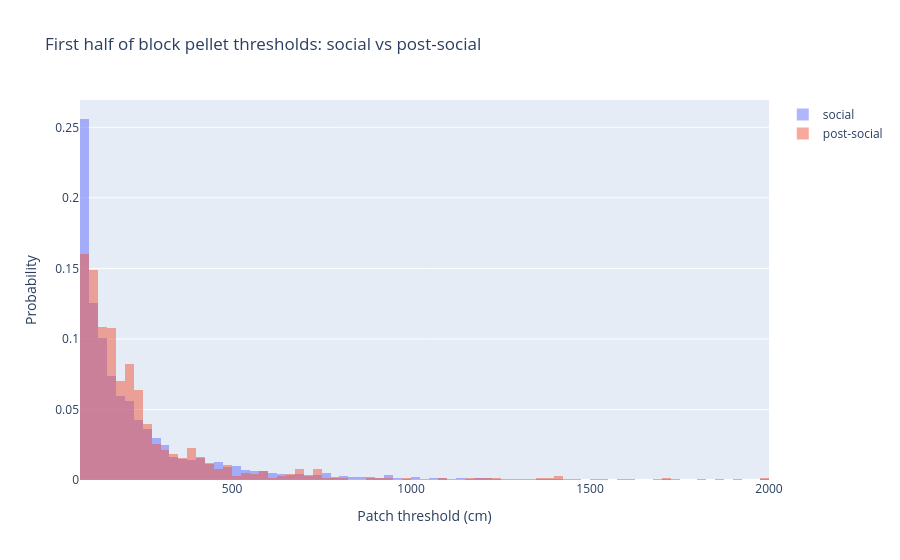

The notebook cell this image was saved under:
### Code cell
fig = go.Figure()

# Create bins from 0-2000 by 25
bins = np.arange(0, 2001, 25)

fig.add_trace(
    go.Histogram(
        x=first_half_social_pellet_thresh,
        name="social",
        opacity=0.5,  # This controls transparency
        xbins={"start": 0, "end": 2001, "size": 25},
        histnorm="probability",
    )
)

fig.add_trace(
    go.Histogram(
        x=first_half_postsocial_pellet_thresh,
        name="post-social",
        opacity=0.5,
        xbins={"start": 0, "end": 2001, "size": 25},
        histnorm="probability",
    )
)

# Set barmode to 'overlay' to overlay histograms
fig.update_layout(
    barmode="overlay",
    title="Overlaid Histograms",
    xaxis_title="Value",
    yaxis_title="Count",
)

fig.update_layout(title="First half of block pellet thresholds: social vs post-social")
fig.update_xaxes(title_text="Patch threshold (cm)")
fig.update_yaxes(title_text="Probability")

fig.show()

### Figure 1 — Plotly figure (JSON) as saved in the notebook; plotly's stock layout.template omitted (floating-point values rounded to 4 significant figures; data arrays with more than 128 entries replaced by an {"elided": "..."} marker saying what was removed)
{"data": [{"histnorm": "probability", "name": "social", "opacity": 0.5, "type": "histogram", "x": {"elided": "4642 float values"}, "xbins": {"end": 2001, "size": 25, "start": 0}}, {"histnorm": "probability", "name": "post-social", "opacity": 0.5, "type": "histogram", "x": {"elided": "754 float values"}, "xbins": {"end": 2001, "size": 25, "start": 0}}], "layout": {"barmode": "overlay", "title": {"text": "First half of block pellet thresholds: social vs post-social"}, "xaxis": {"title": {"text": "Patch threshold (cm)"}}, "yaxis": {"title": {"text": "Probability"}}}}
